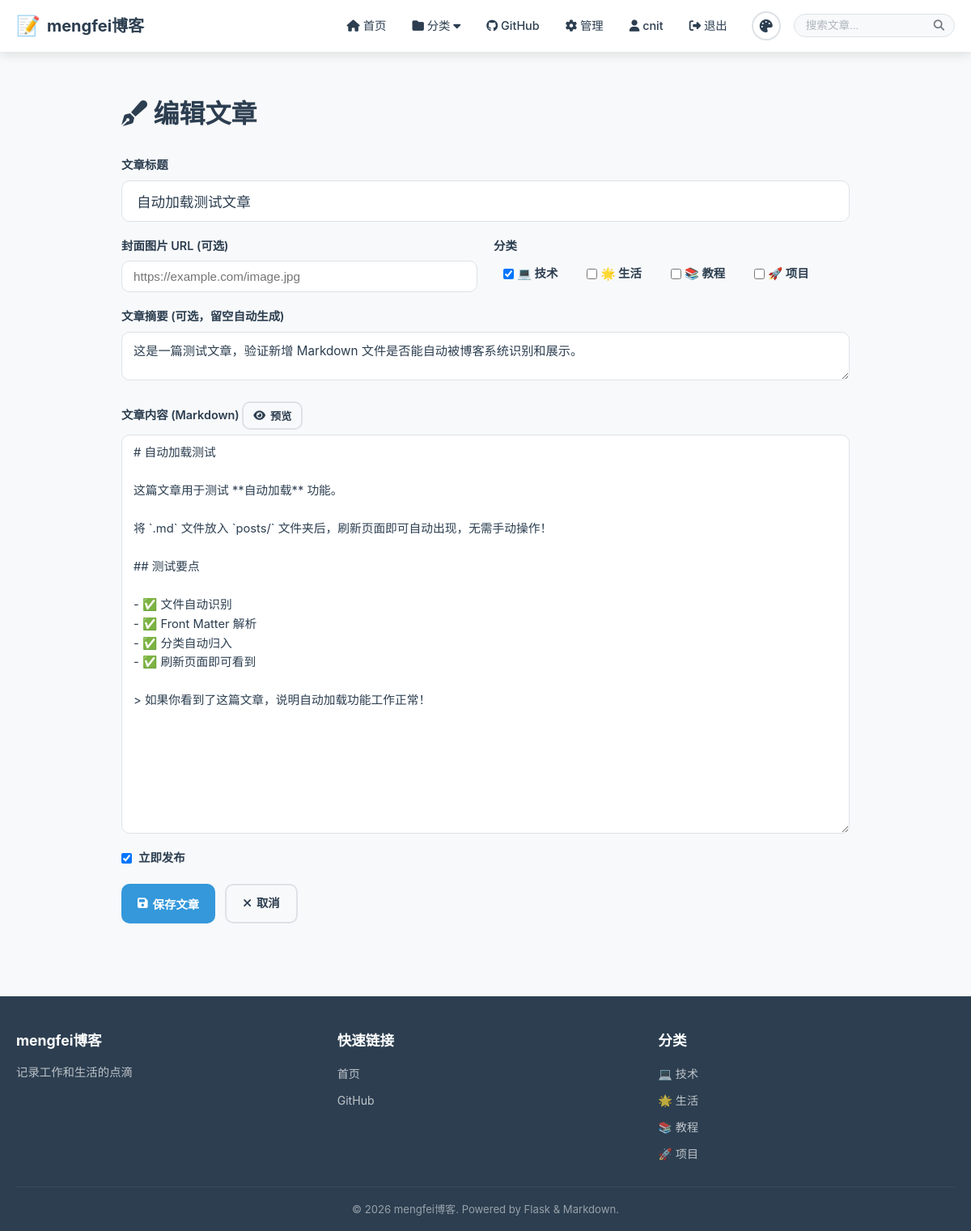
The page /editor?id=9 (signed in) on the database its author committed.
### models/__init__.py (models this page shows, shortened)
class User(UserMixin, db.Model):
    __tablename__ = 'users'
    id = db.Column(db.Integer, primary_key=True)
    username = db.Column(db.String(80), unique=True, nullable=False, index=True)
    email = db.Column(db.String(120), unique=True, nullable=False, index=True)
    password_hash = db.Column(db.String(256), nullable=False)
    avatar = db.Column(db.String(256), default='')
    bio = db.Column(db.Text, default='')
    is_admin = db.Column(db.Boolean, default=False)
    theme = db.Column(db.String(20), default='light')
    created_at = db.Column(db.DateTime, default=datetime.utcnow)
    posts = db.relationship('Post', backref='author', lazy='dynamic')

class Post(db.Model):
    __tablename__ = 'posts'
    id = db.Column(db.Integer, primary_key=True)
    title = db.Column(db.String(200), nullable=False)
    slug = db.Column(db.String(200), unique=True, nullable=False)
    content = db.Column(db.Text, nullable=False)
    summary = db.Column(db.Text, default='')
    cover_image = db.Column(db.String(256), default='')
    is_published = db.Column(db.Boolean, default=True)
    is_from_file = db.Column(db.Boolean, default=False)
    file_path = db.Column(db.String(500), default='')
    view_count = db.Column(db.Integer, default=0)
    created_at = db.Column(db.DateTime, default=datetime.utcnow, index=True)
    updated_at = db.Column(db.DateTime, default=datetime.utcnow, onupdate=datetime.utcnow)
    author_id = db.Column(db.Integer, db.ForeignKey('users.id'))
    categories = db.relationship('Category', secondary=post_categories,
                                  backref=db.backref('posts', lazy='dynamic'))

class Category(db.Model):
    __tablename__ = 'categories'
    id = db.Column(db.Integer, primary_key=True)
    name = db.Column(db.String(50), unique=True, nullable=False)
    slug = db.Column(db.String(50), unique=True, nullable=False)
    description = db.Column(db.Text, default='')
    color = db.Column(db.String(7), default='#3498db')
    icon = db.Column(db.String(50), default='📁')
    order = db.Column(db.Integer, default=0)
    created_at = db.Column(db.DateTime, default=datetime.utcnow)

### app.py (the view, shortened to what this page needs)
    @app.route('/editor', methods=['GET', 'POST'])
    @login_required
    @admin_required
    def editor():
        post_id = request.args.get('id', type=int)
        post = None
        if post_id:
            post = Post.query.get_or_404(post_id)
        categories = Category.query.order_by(Category.order).all()
        return render_template('editor.html', post=post, categories=categories)

### templates/editor.html (shortened to what this page needs)
{% extends "base.html" %}
{% block content %}
<div class="container">
    <div class="editor-container">
        <h1><i class="fas fa-pen-fancy"></i> {% if post %}编辑文章{% else %}新建文章{% endif %}</h1>
        <form method="POST" class="editor-form" id="editorForm">
            <div class="form-group">
                <label for="title">文章标题</label>
                <input type="text" id="title" name="title" class="form-control form-control-lg"
                       value="{{ post.title if post else '' }}" placeholder="请输入文章标题" required>
            </div>
            <div class="form-row">
                <div class="form-group form-group-half">
                    <label for="cover_image">封面图片 URL (可选)</label>
                    <input type="url" id="cover_image" name="cover_image" class="form-control"
                           value="{{ post.cover_image if post else '' }}" placeholder="https://example.com/image.jpg">
                </div>
                <div class="form-group form-group-half">
                    <label>分类</label>
                    <div class="checkbox-group">
                        {% for cat in categories %}
                        <label class="checkbox-label">
                            <input type="checkbox" name="categories" value="{{ cat.id }}"
                                   {% if post and cat in post.categories %}checked{% endif %}>
                            {{ cat.icon }} {{ cat.name }}
                        </label>
                        {% endfor %}
                    </div>
                </div>
            </div>
            <div class="form-group">
                <label for="summary">文章摘要 (可选，留空自动生成)</label>
                <textarea id="summary" name="summary" class="form-control" rows="2"
                          placeholder="简短描述文章内容...">{{ post.summary if post else '' }}</textarea>
            </div>
            <div class="form-group">
                <label for="content">
                    文章内容 (Markdown)
                    <button type="button" class="btn btn-sm btn-outline" id="togglePreview">
                        <i class="fas fa-eye"></i> 预览
                    </button>
                </label>
                <div class="editor-wrapper">
                    <textarea id="content" name="content" class="form-control editor-textarea"
                              rows="20" placeholder="在此输入 Markdown 内容...">{{ post.content if post else '' }}</textarea>
                </div>
            </div>
            <div class="form-group form-check">
                <label>
                    <input type="checkbox" name="is_published"
                           {% if not post or post.is_published %}checked{% endif %}>
                    立即发布
                </label>
            </div>
            <div class="form-actions">
                <button type="submit" class="btn btn-primary">
                    <i class="fas fa-save"></i> 保存文章
                </button>
                <a href="{{ url_for('admin_dashboard') }}" class="btn btn-outline">
                    <i class="fas fa-times"></i> 取消
                </a>
            </div>
        </form>
    </div>
</div>
{% endblock %}

### templates/base.html (shortened to what this page needs)
<!DOCTYPE html>
<html lang="zh-CN" data-theme="{{ current_theme }}">
<head>
    <link rel="stylesheet" href="{{ url_for('static', filename='css/style.css') }}">
    <link rel="stylesheet" href="{{ url_for('static', filename='css/markdown.css') }}">
    <link rel="stylesheet" href="https://cdnjs.cloudflare.com/ajax/libs/font-awesome/6.5.0/css/all.min.css">
</head>
<body>
    <nav class="navbar">
        <div class="container nav-container">
            <a href="{{ url_for('index') }}" class="nav-brand">
                <span class="brand-icon">📝</span>
                <span class="brand-text">{{ blog_title }}</span>
            </a>
            <div class="nav-menu" id="navMenu">
                <div class="nav-links">
                    <a href="{{ url_for('index') }}" class="nav-link {% if request.endpoint == 'index' %}active{% endif %}">
                        <i class="fas fa-home"></i> 首页
                    </a>
                    <div class="nav-dropdown">
                        <a href="#" class="nav-link dropdown-toggle">
                            <i class="fas fa-folder"></i> 分类 <i class="fas fa-caret-down"></i>
                        </a>
                    </div>
                    <a href="{{ url_for('github_page') }}" class="nav-link {% if request.endpoint == 'github_page' %}active{% endif %}">
                        <i class="fab fa-github"></i> GitHub
                    </a>
                    {% if current_user.is_authenticated %}
                        {% if current_user.is_admin %}
                        <a href="{{ url_for('admin_dashboard') }}" class="nav-link">
                            <i class="fas fa-cog"></i> 管理
                        </a>
                        {% endif %}
                        <a href="{{ url_for('profile') }}" class="nav-link">
                            <i class="fas fa-user"></i> {{ current_user.username }}
                        </a>
                        <a href="{{ url_for('logout') }}" class="nav-link">
                            <i class="fas fa-sign-out-alt"></i> 退出
                        </a>
                    {% endif %}
                </div>
                <div class="theme-switcher">
                    <button class="theme-btn" id="themeToggle" title="切换主题">
                        <i class="fas fa-palette"></i>
                    </button>
                </div>
                <form class="search-form" action="{{ url_for('index') }}" method="get">
                    <div class="search-input-wrapper">
                        <input type="text" name="q" placeholder="搜索文章..."
                               value="{{ request.args.get('q', '') }}" class="search-input">
                        <button type="submit" class="search-btn">
                            <i class="fas fa-search"></i>
                        </button>
                    </div>
                </form>
            </div>
        </div>
    </nav>
    <main class="main-content">
        {% block content %}{% endblock %}
    </main>
    <footer class="footer">
        <div class="container">
            <div class="footer-content">
                <div class="footer-section">
                    <h3>{{ blog_title }}</h3>
                    <p>{{ blog_subtitle }}</p>
                </div>
                <div class="footer-section">
                    <h3>快速链接</h3>
                    <ul>
                        <li><a href="{{ url_for('index') }}">首页</a></li>
                        <li><a href="{{ url_for('github_page') }}">GitHub</a></li>
                    </ul>
                </div>
                <div class="footer-section">
                    <h3>分类</h3>
                    <ul>
                        {% for cat in all_categories[:5] %}
                        <li><a href="{{ url_for('view_category', slug=cat.slug) }}">{{ cat.icon }} {{ cat.name }}</a></li>
                        {% endfor %}
                    </ul>
                </div>
            </div>
            <div class="footer-bottom">
                <p>&copy; {{ current_year }} {{ blog_title }}. Powered by Flask & Markdown.</p>
            </div>
        </div>
    </footer>
</body>
</html>

### rows shown on the page
User: username "cnit"
Post: title "自动加载测试文章", summary "这是一篇测试文章，验证新增 Markdown 文件是否能自动被博客系统识别和展示。", content "# 自动加载测试 这篇文章用于测试 **自动加载** 功能。 将 `.md` 文件放入 `posts/` 文件夹后，刷新页面即可自动出现，无需手动操作！ ## 测试要点 - ✅ 文件自动识别 - ✅ Front Matter 解析 - ✅ 分类自动归入 - ✅ 刷新页面即可看到 > 如果你看到了这篇文章，说明自动加载功能工作正常！", is_published "☑"
Category: icon "💻", name "技术"
Category: icon "🌟", name "生活"
Category: icon "📚", name "教程"
Category: icon "🚀", name "项目"

### other values the page prints
{{ blog_title }} "mengfei博客"
{{ blog_subtitle }} "记录工作和生活的点滴"
